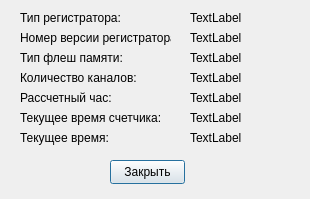
<?xml version="1.0" encoding="UTF-8"?>
<ui version="4.0">
 <class>testDialog</class>
 <widget class="QDialog" name="testDialog">
  <property name="geometry">
   <rect>
    <x>0</x>
    <y>0</y>
    <width>310</width>
    <height>199</height>
   </rect>
  </property>
  <property name="windowTitle">
   <string>Dialog</string>
  </property>
  <widget class="QLabel" name="label">
   <property name="geometry">
    <rect>
     <x>20</x>
     <y>10</y>
     <width>111</width>
     <height>16</height>
    </rect>
   </property>
   <property name="text">
    <string>Тип регистратора:</string>
   </property>
  </widget>
  <widget class="QLabel" name="regTypeLable">
   <property name="geometry">
    <rect>
     <x>190</x>
     <y>10</y>
     <width>161</width>
     <height>16</height>
    </rect>
   </property>
   <property name="text">
    <string>TextLabel</string>
   </property>
  </widget>
  <widget class="QLabel" name="label_2">
   <property name="geometry">
    <rect>
     <x>20</x>
     <y>30</y>
     <width>151</width>
     <height>16</height>
    </rect>
   </property>
   <property name="text">
    <string>Номер версии регистратора:</string>
   </property>
  </widget>
  <widget class="QLabel" name="versionLable">
   <property name="geometry">
    <rect>
     <x>190</x>
     <y>30</y>
     <width>161</width>
     <height>16</height>
    </rect>
   </property>
   <property name="text">
    <string>TextLabel</string>
   </property>
  </widget>
  <widget class="QLabel" name="label_3">
   <property name="geometry">
    <rect>
     <x>20</x>
     <y>50</y>
     <width>151</width>
     <height>16</height>
    </rect>
   </property>
   <property name="text">
    <string>Тип флеш памяти:</string>
   </property>
  </widget>
  <widget class="QLabel" name="flashTypeLable">
   <property name="geometry">
    <rect>
     <x>190</x>
     <y>50</y>
     <width>161</width>
     <height>16</height>
    </rect>
   </property>
   <property name="text">
    <string>TextLabel</string>
   </property>
  </widget>
  <widget class="QLabel" name="label_4">
   <property name="geometry">
    <rect>
     <x>20</x>
     <y>70</y>
     <width>151</width>
     <height>16</height>
    </rect>
   </property>
   <property name="text">
    <string>Количество каналов:</string>
   </property>
  </widget>
  <widget class="QLabel" name="channelsLable">
   <property name="geometry">
    <rect>
     <x>190</x>
     <y>70</y>
     <width>161</width>
     <height>16</height>
    </rect>
   </property>
   <property name="text">
    <string>TextLabel</string>
   </property>
  </widget>
  <widget class="QLabel" name="label_5">
   <property name="geometry">
    <rect>
     <x>20</x>
     <y>90</y>
     <width>151</width>
     <height>16</height>
    </rect>
   </property>
   <property name="text">
    <string>Рассчетный час:</string>
   </property>
  </widget>
  <widget class="QLabel" name="calcTimeLable">
   <property name="geometry">
    <rect>
     <x>190</x>
     <y>90</y>
     <width>161</width>
     <height>16</height>
    </rect>
   </property>
   <property name="text">
    <string>TextLabel</string>
   </property>
  </widget>
  <widget class="QLabel" name="label_6">
   <property name="geometry">
    <rect>
     <x>20</x>
     <y>110</y>
     <width>151</width>
     <height>16</height>
    </rect>
   </property>
   <property name="text">
    <string>Текущее время счетчика:</string>
   </property>
  </widget>
  <widget class="QLabel" name="devTimeTimeLable">
   <property name="geometry">
    <rect>
     <x>190</x>
     <y>110</y>
     <width>161</width>
     <height>16</height>
    </rect>
   </property>
   <property name="text">
    <string>TextLabel</string>
   </property>
  </widget>
  <widget class="QLabel" name="label_7">
   <property name="geometry">
    <rect>
     <x>20</x>
     <y>130</y>
     <width>151</width>
     <height>16</height>
    </rect>
   </property>
   <property name="text">
    <string>Текущее время:</string>
   </property>
  </widget>
  <widget class="QLabel" name="currentTimeLable">
   <property name="geometry">
    <rect>
     <x>190</x>
     <y>130</y>
     <width>161</width>
     <height>16</height>
    </rect>
   </property>
   <property name="text">
    <string>TextLabel</string>
   </property>
  </widget>
  <widget class="QPushButton" name="pushButton">
   <property name="geometry">
    <rect>
     <x>110</x>
     <y>160</y>
     <width>75</width>
     <height>24</height>
    </rect>
   </property>
   <property name="text">
    <string>Закрыть</string>
   </property>
  </widget>
 </widget>
 <resources/>
 <connections/>
</ui>
